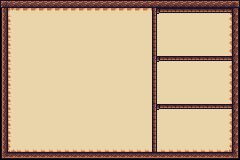

Tiled map render using the project's own tile images. Description and the whole map definition, tile-layer contents included, below:
An orthogonal 30x20 tile map with 8x8 px tiles, 3 tile layers (capa1, capa2, capa3).

<map version="1.10" tiledversion="1.10.2" orientation="orthogonal" renderorder="right-down" width="30" height="20" tilewidth="8" tileheight="8" infinite="0" nextlayerid="5" nextobjectid="1">
 <tileset firstgid="1" source="UI_patrones_menu.tsx" />
 <layer id="1" name="capa1" width="30" height="20">
  <data encoding="csv">
134,135,135,135,135,135,135,135,135,135,135,135,135,135,135,135,135,135,135,135,135,135,135,135,135,135,135,135,135,137,
153,13,14,14,14,14,14,14,14,14,14,14,14,14,14,14,14,14,14,14,14,14,14,14,14,14,14,14,15,156,
153,32,33,33,33,33,33,33,33,33,33,33,33,33,33,33,33,33,33,33,33,33,33,33,33,33,33,33,34,156,
153,32,33,33,33,33,33,33,33,33,33,33,33,33,33,33,33,33,33,33,33,33,33,33,33,33,33,33,34,156,
153,32,33,33,33,33,33,33,33,33,33,33,33,33,33,33,33,33,33,33,33,33,33,33,33,33,33,33,34,156,
153,32,33,33,33,33,33,33,33,33,33,33,33,33,33,33,33,33,33,33,33,33,33,33,33,33,33,33,34,156,
153,32,33,33,33,33,33,33,33,33,33,33,33,33,33,33,33,33,33,33,33,33,33,33,33,33,33,33,34,156,
153,32,33,33,33,33,33,33,33,33,33,33,33,33,33,33,33,33,33,33,33,33,33,33,33,33,33,33,34,156,
153,32,33,33,33,33,33,33,33,33,33,33,33,33,33,33,33,33,33,33,33,33,33,33,33,33,33,33,34,156,
153,32,33,33,33,33,33,33,33,33,33,33,33,33,33,33,33,33,33,33,33,33,33,33,33,33,33,33,34,156,
153,32,33,33,33,33,33,33,33,33,33,33,33,33,33,33,33,33,33,33,33,33,33,33,33,33,33,33,34,156,
153,32,33,33,33,33,33,33,33,33,33,33,33,33,33,33,33,33,33,33,33,33,33,33,33,33,33,33,34,156,
153,32,33,33,33,33,33,33,33,33,33,33,33,33,33,33,33,33,33,33,33,33,33,33,33,33,33,33,34,156,
153,32,33,33,33,33,33,33,33,33,33,33,33,33,33,33,33,33,33,33,33,33,33,33,33,33,33,33,34,156,
153,32,33,33,33,33,33,33,33,33,33,33,33,33,33,33,33,33,33,33,33,33,33,33,33,33,33,33,34,156,
153,32,33,33,33,33,33,33,33,33,33,33,33,33,33,33,33,33,33,33,33,33,33,33,33,33,33,33,34,156,
153,32,33,33,33,33,33,33,33,33,33,33,33,33,33,33,33,33,33,33,33,33,33,33,33,33,33,33,34,156,
153,32,33,33,33,33,33,33,33,33,33,33,33,33,33,33,33,33,33,33,33,33,33,33,33,33,33,33,34,156,
153,51,52,52,52,52,52,52,52,52,52,52,52,52,52,52,52,52,52,52,52,52,52,52,52,52,52,52,53,156,
191,192,192,192,192,192,192,192,192,192,192,192,192,192,192,192,192,192,192,192,192,192,192,192,192,192,192,192,192,194
</data>
 </layer>
 <layer id="4" name="capa2" width="30" height="20">
  <data encoding="csv">
0,0,0,0,0,0,0,0,0,0,0,0,0,0,0,0,0,0,0,0,0,0,0,0,0,0,0,0,0,0,
0,0,0,0,0,0,0,0,0,0,0,0,0,0,0,0,0,0,0,115,116,116,116,116,116,116,116,116,116,0,
0,0,0,0,0,0,0,0,0,0,0,0,0,0,0,0,0,0,0,0,0,0,0,0,0,0,0,0,0,0,
0,0,0,0,0,0,0,0,0,0,0,0,0,0,0,0,0,0,0,0,0,0,0,0,0,0,0,0,0,0,
0,0,0,0,0,0,0,0,0,0,0,0,0,0,0,0,0,0,0,0,0,0,0,0,0,0,0,0,0,0,
0,0,0,0,0,0,0,0,0,0,0,0,0,0,0,0,0,0,0,0,0,0,0,0,0,0,0,0,0,0,
0,0,0,0,0,0,0,0,0,0,0,0,0,0,0,0,0,0,0,0,0,0,0,0,0,0,0,0,0,0,
0,0,0,0,0,0,0,0,0,0,0,0,0,0,0,0,0,0,0,115,116,116,116,116,116,116,116,116,116,0,
0,0,0,0,0,0,0,0,0,0,0,0,0,0,0,0,0,0,0,0,0,0,0,0,0,0,0,0,0,0,
0,0,0,0,0,0,0,0,0,0,0,0,0,0,0,0,0,0,0,0,0,0,0,0,0,0,0,0,0,0,
0,0,0,0,0,0,0,0,0,0,0,0,0,0,0,0,0,0,0,0,0,0,0,0,0,0,0,0,0,0,
0,0,0,0,0,0,0,0,0,0,0,0,0,0,0,0,0,0,0,0,0,0,0,0,0,0,0,0,0,0,
0,0,0,0,0,0,0,0,0,0,0,0,0,0,0,0,0,0,0,0,0,0,0,0,0,0,0,0,0,0,
0,0,0,0,0,0,0,0,0,0,0,0,0,0,0,0,0,0,0,115,116,116,116,116,116,116,116,116,116,0,
0,0,0,0,0,0,0,0,0,0,0,0,0,0,0,0,0,0,0,0,0,0,0,0,0,0,0,0,0,0,
0,0,0,0,0,0,0,0,0,0,0,0,0,0,0,0,0,0,0,0,0,0,0,0,0,0,0,0,0,0,
0,0,0,0,0,0,0,0,0,0,0,0,0,0,0,0,0,0,0,0,0,0,0,0,0,0,0,0,0,0,
0,0,0,0,0,0,0,0,0,0,0,0,0,0,0,0,0,0,0,0,0,0,0,0,0,0,0,0,0,0,
0,0,0,0,0,0,0,0,0,0,0,0,0,0,0,0,0,0,0,0,0,0,0,0,0,0,0,0,0,0,
0,0,0,0,0,0,0,0,0,0,0,0,0,0,0,0,0,0,0,0,0,0,0,0,0,0,0,0,0,0
</data>
 </layer>
 <layer id="3" name="capa3" width="30" height="20">
  <data encoding="csv">
0,0,0,0,0,0,0,0,0,0,0,0,0,0,0,0,0,0,0,0,0,0,0,0,0,0,0,0,0,0,
0,0,0,0,0,0,0,0,0,0,0,0,0,0,0,0,0,0,0,98,0,0,0,0,0,0,0,0,0,0,
0,0,0,0,0,0,0,0,0,0,0,0,0,0,0,0,0,0,0,98,0,0,0,0,0,0,0,0,0,0,
0,0,0,0,0,0,0,0,0,0,0,0,0,0,0,0,0,0,0,98,0,0,0,0,0,0,0,0,0,0,
0,0,0,0,0,0,0,0,0,0,0,0,0,0,0,0,0,0,0,98,0,0,0,0,0,0,0,0,0,0,
0,0,0,0,0,0,0,0,0,0,0,0,0,0,0,0,0,0,0,98,0,0,0,0,0,0,0,0,0,0,
0,0,0,0,0,0,0,0,0,0,0,0,0,0,0,0,0,0,0,98,0,0,0,0,0,0,0,0,0,0,
0,0,0,0,0,0,0,0,0,0,0,0,0,0,0,0,0,0,0,98,0,0,0,0,0,0,0,0,0,0,
0,0,0,0,0,0,0,0,0,0,0,0,0,0,0,0,0,0,0,98,0,0,0,0,0,0,0,0,0,0,
0,0,0,0,0,0,0,0,0,0,0,0,0,0,0,0,0,0,0,98,0,0,0,0,0,0,0,0,0,0,
0,0,0,0,0,0,0,0,0,0,0,0,0,0,0,0,0,0,0,98,0,0,0,0,0,0,0,0,0,0,
0,0,0,0,0,0,0,0,0,0,0,0,0,0,0,0,0,0,0,98,0,0,0,0,0,0,0,0,0,0,
0,0,0,0,0,0,0,0,0,0,0,0,0,0,0,0,0,0,0,98,0,0,0,0,0,0,0,0,0,0,
0,0,0,0,0,0,0,0,0,0,0,0,0,0,0,0,0,0,0,98,0,0,0,0,0,0,0,0,0,0,
0,0,0,0,0,0,0,0,0,0,0,0,0,0,0,0,0,0,0,98,0,0,0,0,0,0,0,0,0,0,
0,0,0,0,0,0,0,0,0,0,0,0,0,0,0,0,0,0,0,98,0,0,0,0,0,0,0,0,0,0,
0,0,0,0,0,0,0,0,0,0,0,0,0,0,0,0,0,0,0,98,0,0,0,0,0,0,0,0,0,0,
0,0,0,0,0,0,0,0,0,0,0,0,0,0,0,0,0,0,0,98,0,0,0,0,0,0,0,0,0,0,
0,0,0,0,0,0,0,0,0,0,0,0,0,0,0,0,0,0,0,98,0,0,0,0,0,0,0,0,0,0,
0,0,0,0,0,0,0,0,0,0,0,0,0,0,0,0,0,0,0,0,0,0,0,0,0,0,0,0,0,0
</data>
 </layer>
</map>
